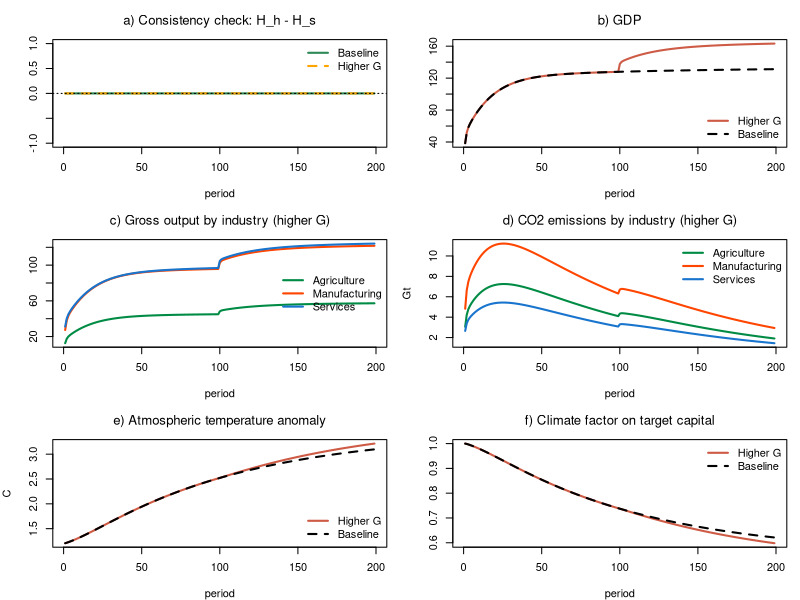

Generate this figure with R:
# *************************************************************************
#  Model ECO-IO-SBM, climate block (3 industries, fixed prices)
#  Model IO-SBM plus energy, CO2 emissions and temperature by industry, with climate feedback on investment
#  Sources: Godley & Lavoie, Monetary Economics, chapters 4 and 7;
#           IO core as in the Leeds lectures (IO-PC, IO-BMW);
#           ecological block as in the ECO-3IO-PC model (Florence keynote)
#  Author: Marco Veronese Passarella
#  Last change: 20/11/2026
# *************************************************************************

# Clear environment
rm(list = ls(all = TRUE))

# Set model parameters ####
nPeriods    <- 200         # Periods
nScenarios  <- 2           # 1 baseline, 2 higher government spending
shockStart  <- 101         # Period at which the shock hits
alpha10     <- 0.68        # Propensity to consume out of disposable income: autonomous component
alpha11     <- 4           # Propensity to consume out of disposable income: sensitivity to the interest rate
alpha2      <- 0.1         # Propensity to consume out of wealth
lambda10    <- 0.25        # Portfolio: autonomous share of bills
lambda11    <- 1           # Portfolio: sensitivity of bills to interest rate
lambdac     <- 0.2         # Cash to (lagged) consumption ratio
theta       <- 0.2         # Average tax rate on income
delta       <- 0.1         # Depreciation rate
gamma       <- 0.1         # Speed of adjustment of capital to its target
kappaj      <- c(0.8, 1.3, 0.3)       # Target capital-gross output ratios by industry, pre-warming values (agriculture, manufacturing, services)
omega1      <- 0.2         # Sensitivity of target capital to warming

# Input-output parameters ####
nIndustries <- 3           # Industries (agriculture, manufacturing, services)
pr          <- c(3.5, 5, 2.2)         # Labour productivity by industry
betaC       <- c(0.15, 0.35, 0.50)    # Consumption shares by industry
betaI       <- c(0.20, 0.50, 0.30)    # Investment shares by industry
betaG       <- c(0.10, 0.30, 0.60)    # Government spending shares by industry
A  <- matrix(c(0.11, 0.12, 0.10,      # Technical coefficients
               0.21, 0.22, 0.20,      # (row: supplying industry; column: using industry)
               0.15, 0.18, 0.10), nrow = nIndustries, byrow = TRUE)
Leontief <- solve(diag(nIndustries) - A)   # (I - A)^-1, computed once (A is constant)

# Ecosystem parameters ####
eps_en      <- c(4, 3, 1.5)           # Energy intensity by industry (EJ per unit of output)
eta_en      <- c(0.12, 0.15, 0.18)    # Share of renewable energy by industry
beta_e0     <- 0.07        # Initial CO2 intensity of non-renewable energy (Gt per EJ)
g_beta_e    <- 0.01        # Rate of decline of CO2 intensity of non-renewable energy
tcre        <- 1.65 / 1000 # Transient climate response to cumulative carbon emissions (C per GtC)
fnc         <- 0.34        # Non-CO2 fraction of total anthropogenic forcing
car         <- 3.67        # Coefficient converting Gt of carbon into Gt of CO2
tau         <- tcre / ((1 - fnc) * car)  # Warming per Gt of cumulative CO2 emissions
temp0       <- 1.2         # Temperature anomaly at the start of the simulation (C)
Gbase       <- 20          # Government spending (baseline)
Gshock      <- 25          # Government spending (scenario 2)
psi         <- 1           # Fiscal rule: share of the extra interest bill offset by lower spending
rbar        <- 0.02        # Fiscal rule: reference interest rate

# Create the variables as matrices [scenario, period], all starting at zero ####

# A) Households
YD    <- matrix(0, nScenarios, nPeriods)  # Disposable income
C     <- matrix(0, nScenarios, nPeriods)  # Consumption
alpha1<- matrix(0, nScenarios, nPeriods)  # Propensity to consume out of disposable income
V     <- matrix(0, nScenarios, nPeriods)  # Net wealth
H_h   <- matrix(0, nScenarios, nPeriods)  # Cash held by households
B_h   <- matrix(0, nScenarios, nPeriods)  # Bills held by households
M_h   <- matrix(0, nScenarios, nPeriods)  # Bank deposits held by households

# B) Firms
Y     <- matrix(0, nScenarios, nPeriods)  # Output / income (GDP)
WB    <- matrix(0, nScenarios, nPeriods)  # Wage bill
N     <- matrix(0, nScenarios, nPeriods)  # Employment
w     <- matrix(0, nScenarios, nPeriods)  # Wage rate
I     <- matrix(0, nScenarios, nPeriods)  # Gross investment
K     <- matrix(0, nScenarios, nPeriods)  # Capital stock
omega <- matrix(1, nScenarios, nPeriods) # Climate factor on target capital (1 = no warming)
KT    <- matrix(0, nScenarios, nPeriods)  # Target capital stock
DA    <- matrix(0, nScenarios, nPeriods)  # Depreciation allowances
AF    <- matrix(0, nScenarios, nPeriods)  # Amortisation funds
L_d   <- matrix(0, nScenarios, nPeriods)  # Demand for bank loans

# Industry-level variables as arrays [scenario, period, industry] ####
d     <- array(0, dim = c(nScenarios, nPeriods, nIndustries))  # Final demand by industry
x     <- array(0, dim = c(nScenarios, nPeriods, nIndustries))  # Gross output
Nz    <- array(0, dim = c(nScenarios, nPeriods, nIndustries))  # Employment by industry

# E) Ecosystem
EN    <- matrix(0, nScenarios, nPeriods)  # Total energy required for production
REN   <- matrix(0, nScenarios, nPeriods)  # Renewable energy
NEN   <- matrix(0, nScenarios, nPeriods)  # Non-renewable energy
beta_e<- matrix(beta_e0, nScenarios, nPeriods) # CO2 intensity of non-renewable energy
EMIS  <- matrix(0, nScenarios, nPeriods)  # CO2 emissions
EMISz <- array(0, dim = c(nScenarios, nPeriods, nIndustries))  # CO2 emissions by industry
CO2c  <- matrix(0, nScenarios, nPeriods)  # Cumulative CO2 emissions (since period 1)
TEMP  <- matrix(temp0, nScenarios, nPeriods)  # Atmospheric temperature anomaly

# C) Banks
L_s   <- matrix(0, nScenarios, nPeriods)  # Supply of bank loans
M_s   <- matrix(0, nScenarios, nPeriods)  # Supply of bank deposits
B_b   <- matrix(0, nScenarios, nPeriods)  # Bills held by banks (if < 0, CB advances)
FB    <- matrix(0, nScenarios, nPeriods)  # Bank profits (distributed to households)

# D) Government and central bank
TAX   <- matrix(0, nScenarios, nPeriods)  # Taxes
PSBR  <- matrix(0, nScenarios, nPeriods)  # Public sector borrowing requirement
B_s   <- matrix(0, nScenarios, nPeriods)  # Bills supplied by government
B_cb  <- matrix(0, nScenarios, nPeriods)  # Bills held by central bank
F_cb  <- matrix(0, nScenarios, nPeriods)  # Central bank profits
H_s   <- matrix(0, nScenarios, nPeriods)  # Cash supplied by central bank

# Exogenous variables as matrices (so they can take scenario-specific shocks) ####
G0  <- matrix(Gbase, nScenarios, nPeriods)  # Government spending, exogenous component
G   <- matrix(Gbase, nScenarios, nPeriods)  # Government spending
rb  <- matrix(0.02,  nScenarios, nPeriods)  # Interest rate on bills (policy rate)
rm  <- matrix(0.02,  nScenarios, nPeriods)  # Interest rate on deposits
rl  <- matrix(0.02,  nScenarios, nPeriods)  # Interest rate on loans

# Loop over scenarios ####
for (j in 1:nScenarios) {

  # Time loop
  for (i in 2:nPeriods) {

    # Shocks ####
    if (i >= shockStart && j == 2) G0[j, i] <- Gshock        # higher government spending

    # Solve the SIMULTANEOUS equations by iteration
    for (iter in 1:100) {

      # A) HOUSEHOLDS ####
      YD[j, i]   = WB[j, i] - TAX[j, i] +
        rb[j, i - 1] * B_h[j, i - 1] + rm[j, i - 1] * M_h[j, i - 1] + FB[j, i]  # Disposable income (1)
      TAX[j, i]  = theta * (WB[j, i] + FB[j, i] + rb[j, i - 1] * B_h[j, i - 1] +
        rm[j, i - 1] * M_h[j, i - 1])                                        # Taxes on household income (2)
      V[j, i]    = V[j, i - 1] + (YD[j, i] - C[j, i])                       # Wealth accumulation (3)
      alpha1[j, i] = alpha10 - alpha11 * rb[j, i - 1]               # Propensity to consume and interest rate (4)
      C[j, i]    = alpha1[j, i] * YD[j, i] + alpha2 * V[j, i - 1]           # Consumption (5)
      H_h[j, i]  = lambdac * C[j, i - 1]                                    # Cash for transactions (6)
      B_h[j, i]  = V[j, i] * (lambda10 + lambda11 * rb[j, i])               # Demand for bills (7)
      M_h[j, i]  = V[j, i] - H_h[j, i] - B_h[j, i]                          # Deposits as buffer stock (8)

      # B) FIRMS ####
      Y[j, i]    = C[j, i] + I[j, i] + G[j, i]                              # GDP (9)
      WB[j, i]   = Y[j, i] - rl[j, i - 1] * L_d[j, i - 1] - AF[j, i]        # Wage bill = residual, no retained profits (10)
      N[j, i]    = sum(Nz[j, i, ])                                          # Employment (11)
      w[j, i]    = WB[j, i] / N[j, i]                                       # Wage rate (12)
      KT[j, i]   = omega[j, i] * sum(kappaj * x[j, i - 1, ])                       # Target capital (13)
      DA[j, i]   = delta * K[j, i - 1]                                      # Depreciation allowances (14)
      AF[j, i]   = DA[j, i]                                                 # Amortisation funds (15)
      I[j, i]    = gamma * (KT[j, i] - K[j, i - 1]) + DA[j, i]              # Gross investment (16)
      K[j, i]    = K[j, i - 1] + I[j, i] - DA[j, i]                         # Capital accumulation (17)
      L_d[j, i]  = L_d[j, i - 1] + I[j, i] - AF[j, i]                       # Loans fund net investment   (18)

      # INDUSTRIAL STRUCTURE ####
      d[j, i, ]  = betaC * C[j, i] + betaI * I[j, i] + betaG * G[j, i]      # Final demand by industry (19)
      x[j, i, ]  = Leontief %*% d[j, i, ]                                   # Gross output (20)
      Nz[j, i, ] = x[j, i, ] / pr                                           # Employment by industry (21)
      
      # E) ECOSYSTEM ####
      EN[j, i]   = sum(eps_en * x[j, i, ])                                  # Energy required for production (22)
      REN[j, i]  = sum(eps_en * eta_en * x[j, i, ])                         # Renewable energy (23)
      NEN[j, i]  = EN[j, i] - REN[j, i]                                     # Non-renewable energy (24)
      beta_e[j, i] = beta_e[j, i - 1] * (1 - g_beta_e)                      # Declining CO2 intensity (25)
      EMIS[j, i] = beta_e[j, i] * NEN[j, i]                                 # CO2 emissions (26)
      EMISz[j, i, ] = beta_e[j, i] * eps_en * (1 - eta_en) * x[j, i, ]      # CO2 emissions by industry (27)
      CO2c[j, i] = CO2c[j, i - 1] + EMIS[j, i]                              # Cumulative emissions (28)
      TEMP[j, i] = temp0 + tau * CO2c[j, i]                                   # Temperature anomaly (29)
      omega[j, i] = 1 - omega1 * (TEMP[j, i - 1] - temp0)               # Warming and target capital (30)
      
      # C) BANKS ####
      L_s[j, i]  = L_s[j, i - 1] + (L_d[j, i] - L_d[j, i - 1])              # Loans supplied on demand (31)
      M_s[j, i]  = M_s[j, i - 1] + (L_s[j, i] - L_s[j, i - 1])              # Loans create deposits (32)
      B_b[j, i]  = M_h[j, i] - M_s[j, i]                                    # Bills held by banks (33)
      FB[j, i]   = rl[j, i - 1] * L_s[j, i - 1] + rb[j, i - 1] * B_b[j, i - 1] -
        rm[j, i - 1] * M_h[j, i - 1]                                         # Bank profits (34)

      # D) GOVERNMENT AND CENTRAL BANK ####
      F_cb[j, i] = rb[j, i - 1] * B_cb[j, i - 1]                            # Central bank profits (35)
      G[j, i]    = G0[j, i] - psi * (rb[j, i - 1] - rbar) * B_s[j, i - 1]   # Fiscal rule (36)
      PSBR[j, i] = G[j, i] + rb[j, i - 1] * B_s[j, i - 1] - TAX[j, i] - F_cb[j, i] # Borrowing requirement (37)
      B_s[j, i]  = B_s[j, i - 1] + PSBR[j, i]                               # Supply of bills (38)
      B_cb[j, i] = B_s[j, i] - B_h[j, i] - B_b[j, i]                        # Central bank residual (39)
      H_s[j, i]  = H_s[j, i - 1] + (B_cb[j, i] - B_cb[j, i - 1])            # Supply of cash (40)
    }
  }
}

# Display the results ####
sfcGap <- max(abs(H_h[, 2:nPeriods] - H_s[, 2:nPeriods]))     # Hidden equation: H_h = H_s
ioGap  <- max(abs(apply(x[, 2:nPeriods, ], c(1, 2), sum) -
                  apply(x[, 2:nPeriods, ], c(1, 2), function(v) sum(A %*% v)) -
                  apply(d[, 2:nPeriods, ], c(1, 2), sum)))  # IO check: x = A x + d
cat(" ******************************")
cat("\n Industries =", nIndustries)
cat("\n Max |H_h - H_s| =", sfcGap)
cat("\n Max IO gap =", ioGap)
cat("\n ******************************")
cat("\n Values at period", nPeriods, "(baseline | higher G): \n Y =",
    round(Y[1, nPeriods], 2), "|", round(Y[2, nPeriods], 2),
    "\n x =", round(x[1, nPeriods, ], 2), "|", round(x[2, nPeriods, ], 2),
    "\n N =", round(N[1, nPeriods], 2), "|", round(N[2, nPeriods], 2),
    "\n EMIS =", round(EMIS[1, nPeriods], 2), "|", round(EMIS[2, nPeriods], 2),
    "\n TEMP =", round(TEMP[1, nPeriods], 2), "|", round(TEMP[2, nPeriods], 2),
    "\n climate factor (omega) =", round(omega[1, nPeriods], 4), "|", round(omega[2, nPeriods], 4),
    "\n w =", round(w[1, nPeriods], 3), "|", round(w[2, nPeriods], 3))
cat("\n ******************************")

# Plot the results ####
indCol <- c("springgreen4", "orangered", "dodgerblue3")   # Industry colours
indLab <- c("Agriculture", "Manufacturing", "Services")   # Industry names
per    <- 2:nPeriods                                       # Periods shown

op = par(mfrow = c(3, 2), mar = c(4, 4, 3, 1))

# a) Consistency check (both scenarios): H_h - H_s should hug zero
plot(H_h[1, per] - H_s[1, per], type = "l", col = "seagreen", lwd = 2,
     font.main = 1, main = "a) Consistency check: H_h - H_s", xlab = "period", ylab = "",
     ylim = range(-1, 1))
lines(H_h[2, per] - H_s[2, per], col = "orange", lwd = 2, lty = 2)
abline(h = 0, lty = 3)
legend("topright", c("Baseline", "Higher G"), col = c("seagreen", "orange"),
       lwd = 2, lty = c(1, 2), bty = "n")

# b) GDP: baseline vs higher government spending
plot(Y[2, per], type = "l", col = "coral3", lwd = 2, font.main = 1,
     main = "b) GDP", xlab = "period", ylab = "", ylim = range(Y[, per]))
lines(Y[1, per], col = "black", lwd = 2, lty = 2)
legend("bottomright", c("Higher G", "Baseline"), col = c("coral3", "black"),
       lwd = 2, lty = c(1, 2), bty = "n")

# c) Gross output by industry (higher G)
matplot(x[2, per, ], type = "l", lty = 1, lwd = 2, col = indCol, font.main = 1,
        main = "c) Gross output by industry (higher G)", xlab = "period", ylab = "")
legend("right", indLab, col = indCol, lwd = 2, bty = "n")

# d) CO2 emissions by industry (higher G)
matplot(EMISz[2, per, ], type = "l", lty = 1, lwd = 2, col = indCol, font.main = 1,
        main = "d) CO2 emissions by industry (higher G)", xlab = "period", ylab = "Gt")
legend("topright", indLab, col = indCol, lwd = 2, bty = "n")

# e) Temperature anomaly
plot(TEMP[2, per], type = "l", col = "coral3", lwd = 2, font.main = 1,
     main = "e) Atmospheric temperature anomaly", xlab = "period", ylab = "C",
     ylim = range(TEMP[, per]))
lines(TEMP[1, per], col = "black", lwd = 2, lty = 2)
legend("bottomright", c("Higher G", "Baseline"), col = c("coral3", "black"),
       lwd = 2, lty = c(1, 2), bty = "n")

# f) Warming and the climate factor on target capital
plot(omega[2, per], type = "l", col = "coral3", lwd = 2, font.main = 1,
     main = "f) Climate factor on target capital", xlab = "period", ylab = "",
     ylim = range(omega[, per]))
lines(omega[1, per], col = "black", lwd = 2, lty = 2)
legend("topright", c("Higher G", "Baseline"), col = c("coral3", "black"),
       lwd = 2, lty = c(1, 2), bty = "n")

par(op)
